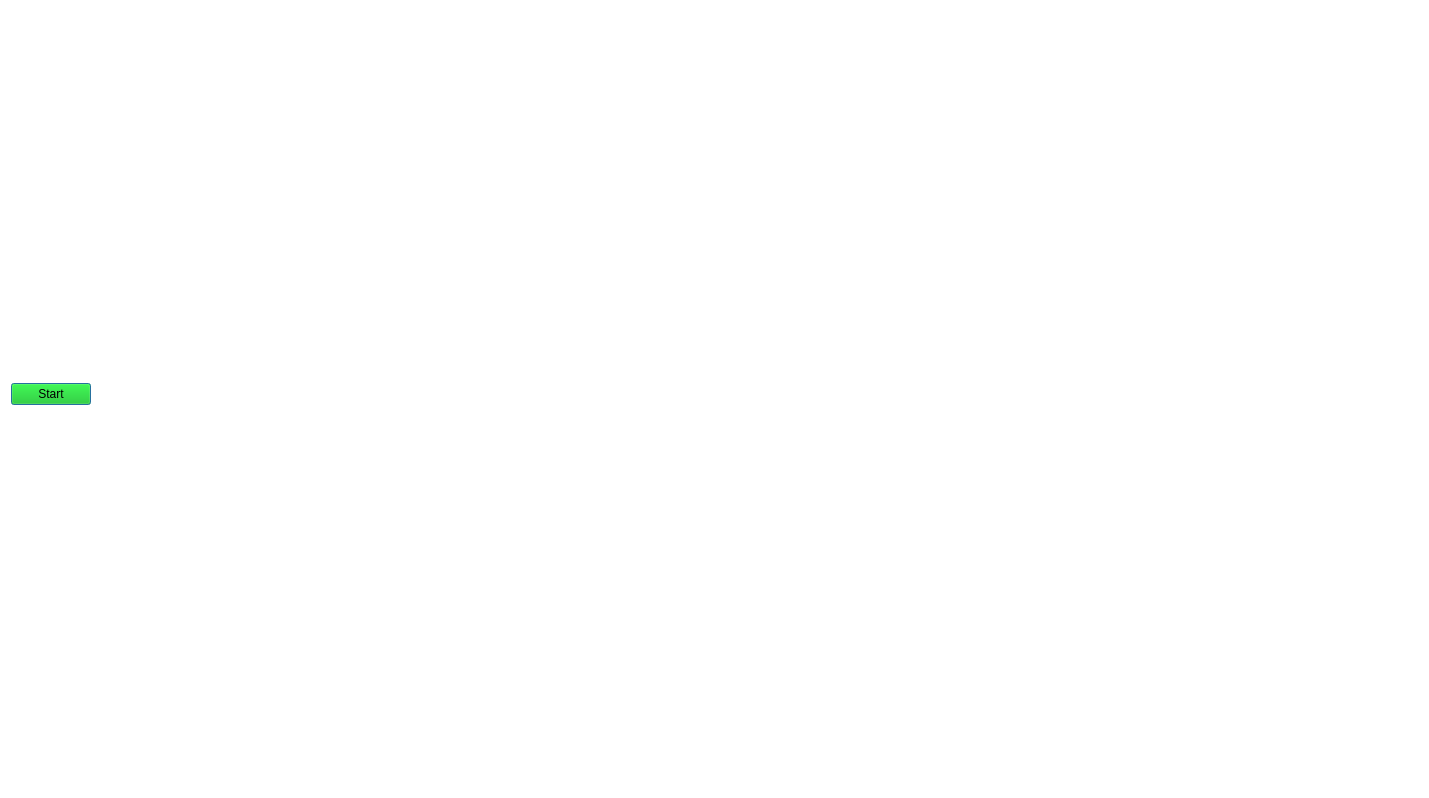
<?xml version="1.0" encoding="UTF-8"?>
<ui version="4.0">
 <class>Dialog</class>
 <widget class="QDialog" name="Dialog">
  <property name="windowModality">
   <enum>Qt::WindowModal</enum>
  </property>
  <property name="geometry">
   <rect>
    <x>0</x>
    <y>0</y>
    <width>1429</width>
    <height>798</height>
   </rect>
  </property>
  <property name="sizePolicy">
   <sizepolicy hsizetype="Fixed" vsizetype="Preferred">
    <horstretch>0</horstretch>
    <verstretch>0</verstretch>
   </sizepolicy>
  </property>
  <property name="windowTitle">
   <string>Object Localization</string>
  </property>
  <property name="autoFillBackground">
   <bool>false</bool>
  </property>
  <property name="styleSheet">
   <string notr="true">background-color: rgb(255, 255, 255);</string>
  </property>
  <layout class="QVBoxLayout" name="verticalLayout">
   <item>
    <spacer name="verticalSpacer_4">
     <property name="orientation">
      <enum>Qt::Vertical</enum>
     </property>
     <property name="sizeType">
      <enum>QSizePolicy::Fixed</enum>
     </property>
     <property name="sizeHint" stdset="0">
      <size>
       <width>20</width>
       <height>10</height>
      </size>
     </property>
    </spacer>
   </item>
   <item>
    <layout class="QHBoxLayout" name="horizontalLayout_2">
     <property name="sizeConstraint">
      <enum>QLayout::SetMaximumSize</enum>
     </property>
     <item>
      <widget class="QPushButton" name="button_start">
       <property name="sizePolicy">
        <sizepolicy hsizetype="Fixed" vsizetype="Fixed">
         <horstretch>0</horstretch>
         <verstretch>0</verstretch>
        </sizepolicy>
       </property>
       <property name="styleSheet">
        <string notr="true">background-color: rgb(1, 194, 7);
font: 10pt &quot;Segoe MDL2 Assets&quot;;</string>
       </property>
       <property name="text">
        <string>Start</string>
       </property>
      </widget>
     </item>
     <item>
      <spacer name="horizontalSpacer_5">
       <property name="orientation">
        <enum>Qt::Horizontal</enum>
       </property>
       <property name="sizeHint" stdset="0">
        <size>
         <width>40</width>
         <height>20</height>
        </size>
       </property>
      </spacer>
     </item>
    </layout>
   </item>
   <item>
    <spacer name="verticalSpacer_3">
     <property name="orientation">
      <enum>Qt::Vertical</enum>
     </property>
     <property name="sizeType">
      <enum>QSizePolicy::Fixed</enum>
     </property>
     <property name="sizeHint" stdset="0">
      <size>
       <width>20</width>
       <height>10</height>
      </size>
     </property>
    </spacer>
   </item>
   <item>
    <layout class="QHBoxLayout" name="layout_plot"/>
   </item>
   <item>
    <spacer name="verticalSpacer">
     <property name="orientation">
      <enum>Qt::Vertical</enum>
     </property>
     <property name="sizeType">
      <enum>QSizePolicy::Fixed</enum>
     </property>
     <property name="sizeHint" stdset="0">
      <size>
       <width>20</width>
       <height>10</height>
      </size>
     </property>
    </spacer>
   </item>
  </layout>
 </widget>
 <resources/>
 <connections/>
</ui>
